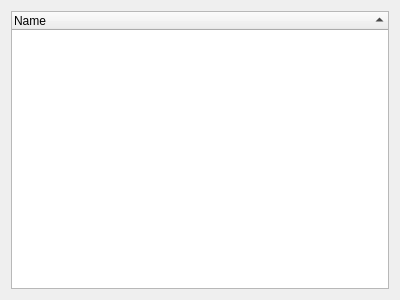
<?xml version="1.0" encoding="UTF-8"?>
<ui version="4.0">
 <class>TablesListForm</class>
 <widget class="QWidget" name="TablesListForm">
  <property name="geometry">
   <rect>
    <x>0</x>
    <y>0</y>
    <width>400</width>
    <height>300</height>
   </rect>
  </property>
  <property name="windowTitle">
   <string>Form</string>
  </property>
  <layout class="QVBoxLayout" name="verticalLayout">
   <item>
    <widget class="QTreeWidget" name="treeDataTypes">
     <property name="sizePolicy">
      <sizepolicy hsizetype="Preferred" vsizetype="Preferred">
       <horstretch>0</horstretch>
       <verstretch>0</verstretch>
      </sizepolicy>
     </property>
     <property name="rootIsDecorated">
      <bool>false</bool>
     </property>
     <property name="uniformRowHeights">
      <bool>true</bool>
     </property>
     <property name="sortingEnabled">
      <bool>true</bool>
     </property>
     <property name="animated">
      <bool>true</bool>
     </property>
     <attribute name="headerDefaultSectionSize">
      <number>150</number>
     </attribute>
     <attribute name="headerShowSortIndicator" stdset="0">
      <bool>true</bool>
     </attribute>
     <attribute name="headerStretchLastSection">
      <bool>true</bool>
     </attribute>
     <attribute name="headerDefaultSectionSize">
      <number>150</number>
     </attribute>
     <attribute name="headerShowSortIndicator" stdset="0">
      <bool>true</bool>
     </attribute>
     <attribute name="headerStretchLastSection">
      <bool>true</bool>
     </attribute>
     <column>
      <property name="text">
       <string>Name</string>
      </property>
     </column>
    </widget>
   </item>
  </layout>
 </widget>
 <resources/>
 <connections/>
</ui>
